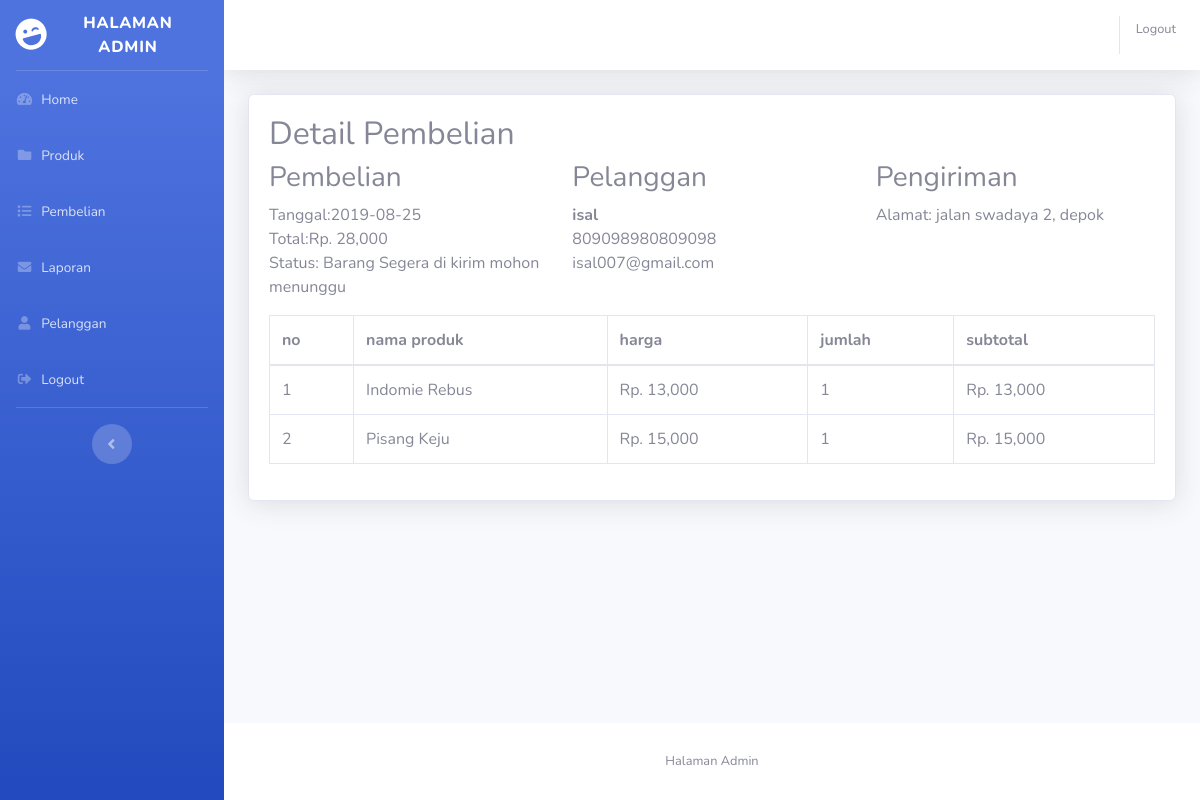
The page /admin/index.php?halaman=detail&id=51 (signed in) on the database its author committed.
### tables this page shows
CREATE TABLE IF NOT EXISTS `pembelian` (
  `id_pembelian` int(11) NOT NULL AUTO_INCREMENT,
  `id_pelanggan` int(11) NOT NULL,
  `tanggal_pembelian` date NOT NULL,
  `total_pembelian` int(11) NOT NULL,
  `alamat_pengiriman` text NOT NULL,
  `status_pembelian` varchar(100) NOT NULL DEFAULT 'Menunggu Pembayaran',
  PRIMARY KEY (`id_pembelian`)
);

CREATE TABLE IF NOT EXISTS `pelanggan` (
  `id_pelanggan` int(11) NOT NULL AUTO_INCREMENT,
  `email_pelanggan` varchar(50) NOT NULL,
  `password_pelanggan` varchar(20) NOT NULL,
  `nama_pelanggan` varchar(50) NOT NULL,
  `telepon_pelanggan` varchar(25) NOT NULL,
  `alamat_pelanggan` text NOT NULL,
  PRIMARY KEY (`id_pelanggan`)
);

CREATE TABLE IF NOT EXISTS `pembelian_produk` (
  `id_pembelian_produk` int(11) NOT NULL AUTO_INCREMENT,
  `id_pembelian` int(11) NOT NULL,
  `id_produk` int(11) NOT NULL,
  `jumlah` int(11) NOT NULL,
  `nama` varchar(100) NOT NULL,
  `harga` int(11) NOT NULL,
  `subharga` int(11) NOT NULL,
  PRIMARY KEY (`id_pembelian_produk`)
);

CREATE TABLE IF NOT EXISTS `produk` (
  `id_produk` int(11) NOT NULL AUTO_INCREMENT,
  `nama_produk` varchar(50) NOT NULL,
  `harga_produk` int(11) NOT NULL,
  `foto_produk` varchar(100) NOT NULL,
  `deskripsi_produk` text NOT NULL,
  `stok_produk` int(5) NOT NULL,
  PRIMARY KEY (`id_produk`)
);

### admin/detail.php (the view)
<h2>Detail Pembelian</h2>
<?php
$ambil = $koneksi->query("SELECT * FROM pembelian JOIN pelanggan
	ON pembelian.id_pelanggan=pelanggan.id_pelanggan
	WHERE pembelian.id_pembelian='$_GET[id]'");
$detail = $ambil ->fetch_assoc();
?>
<div class="row">
	<div class="col-md-4">
		<h3>Pembelian</h3>
		<p>
			Tanggal:<?php echo $detail['tanggal_pembelian']; ?> <br>
			Total:Rp. <?php echo number_format($detail['total_pembelian']); ?> <br>
			Status: <?php echo $detail["status_pembelian"]; ?>
		</p>
	</div>
	<div class="col-md-4">
		<h3>Pelanggan</h3>
			<strong><?php echo $detail['nama_pelanggan']; ?></strong> <br>
		<p>
			<?php echo $detail['telepon_pelanggan']; ?> <br>
			<?php echo $detail['email_pelanggan']; ?>
		</p>
	</div>
	<div class="col-md-4">
		<h3>Pengiriman</h3>
		<p>
			Alamat: <?php echo $detail["alamat_pengiriman"]; ?>
		</p>
	</div>
</div>
<table class="table table-bordered">
	<thead>
		<tr>
			<th>no</th>
			<th>nama produk</th>
			<th>harga</th>
			<th>jumlah</th>
			<th>subtotal</th>
		</tr>
	</thead>
	<tbody>
		<?php $nomor=1; ?>
		<?php $ambil=$koneksi->query("SELECT * FROM pembelian_produk JOIN produk ON pembelian_produk.id_produk=produk.id_produk
		WHERE pembelian_produk.id_pembelian='$_GET[id]'"); ?>
		<?php while($pecah=$ambil->fetch_assoc()){ ?>
		<tr>
			<td><?php echo $nomor; ?></td>
			<td><?php echo $pecah['nama_produk']; ?></td>
			<td>Rp. <?php echo number_format($pecah['harga_produk']); ?></td>
			<td><?php echo $pecah['jumlah']; ?></td>
			<td>
				Rp. <?php echo number_format($pecah['harga_produk']*$pecah['jumlah']); ?>
			</td>
		</tr>
	<?php $nomor++; ?>
	<?php } ?>
	</tbody>
</table>

### rows shown on the page
pembelian: tanggal_pembelian "2019-08-25", total_pembelian "28,000", status_pembelian "Barang Segera di kirim mohon menunggu", id_pelanggan.nama_pelanggan "isal", id_pelanggan.telepon_pelanggan "809098980809098", id_pelanggan.email_pelanggan "isal007@gmail.com", alamat_pengiriman "jalan swadaya 2, depok"
pembelian_produk: id_produk.nama_produk "Indomie Rebus", id_produk.harga_produk "13,000", jumlah "1", $pecah['harga_produk']*$pecah['jumlah'] "13,000"
pembelian_produk: id_produk.nama_produk "Pisang Keju", id_produk.harga_produk "15,000", jumlah "1", $pecah['harga_produk']*$pecah['jumlah'] "15,000"
